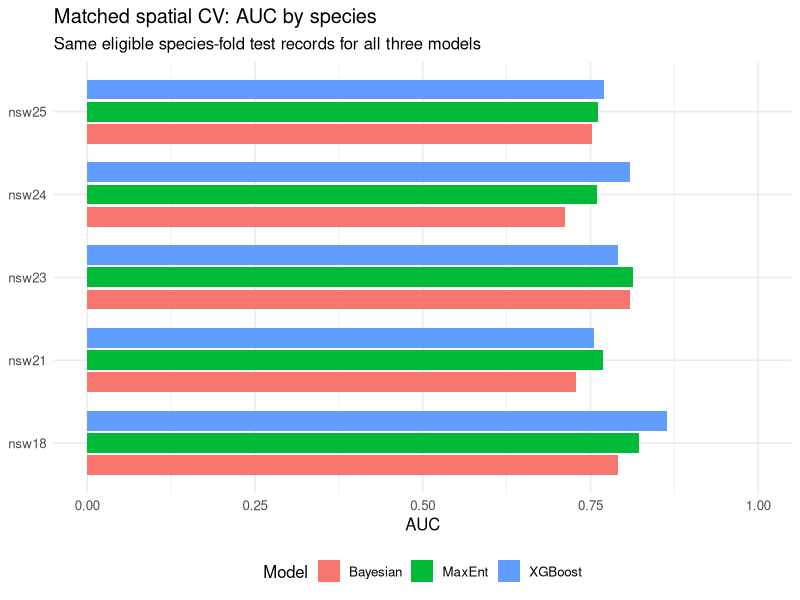
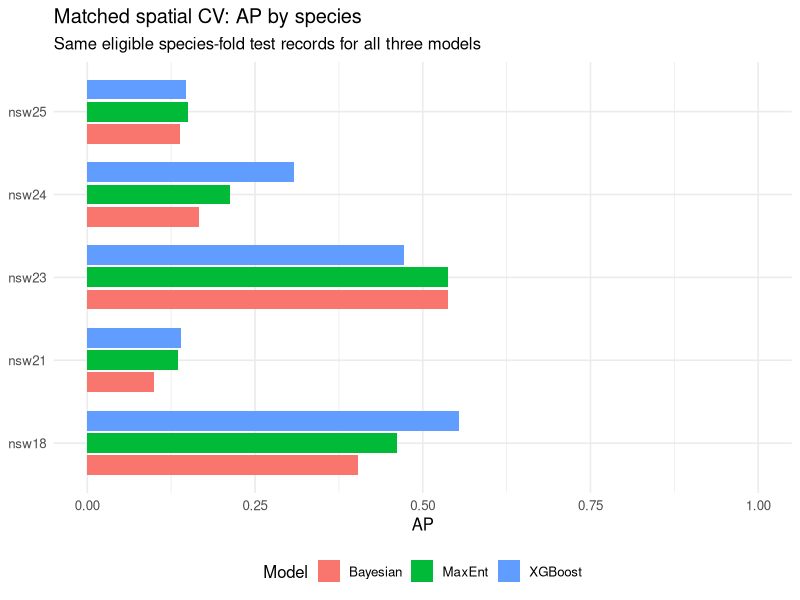

The R source for these figures, in order:
suppressPackageStartupMessages(library(ggplot2))
sp <- read.csv("results/matched_bayesian_maxent_xgboost_species.csv")
stopifnot(nrow(sp)>0,all(c("species","bayesian_auc","maxent_auc","xgboost_auc","bayesian_ap","maxent_ap","xgboost_ap") %in% names(sp)))
long <- do.call(rbind,lapply(c("bayesian","maxent","xgboost"),function(model) {
  data.frame(species=sp$species,model=model,AUC=sp[[paste0(model,"_auc")]],AP=sp[[paste0(model,"_ap")]])
}))
long$model <- factor(long$model,levels=c("bayesian","maxent","xgboost"),labels=c("Bayesian","MaxEnt","XGBoost"))
dir.create("results/figures",recursive=TRUE,showWarnings=FALSE)
for(metric in c("AUC","AP")) {
  p <- ggplot(long,aes(x=species,y=.data[[metric]],fill=model))+
    geom_col(position=position_dodge(width=.8),width=.72)+
    coord_flip()+scale_y_continuous(limits=c(0,1))+
    labs(title=paste("Matched spatial CV:",metric,"by species"),subtitle="Same eligible species-fold test records for all three models",x=NULL,y=metric,fill="Model")+
    theme_minimal(base_size=12)+theme(legend.position="bottom")
  ggsave(paste0("results/figures/22_three_model_",tolower(metric),".png"),p,width=10,height=6,dpi=180)
}
write.csv(long,"results/matched_three_model_plot_data.csv",row.names=FALSE)
